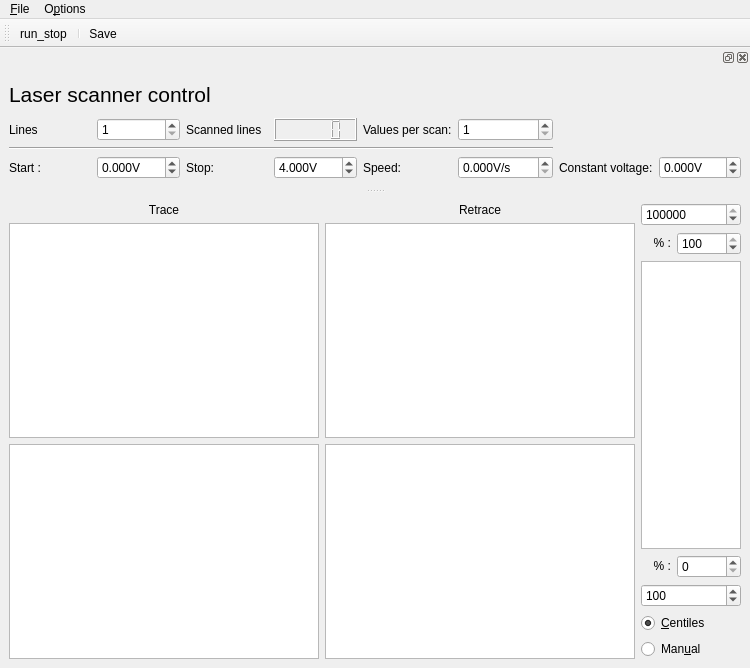
<?xml version="1.0" encoding="UTF-8"?>
<ui version="4.0">
 <class>MainWindow</class>
 <widget class="QMainWindow" name="MainWindow">
  <property name="geometry">
   <rect>
    <x>0</x>
    <y>0</y>
    <width>750</width>
    <height>668</height>
   </rect>
  </property>
  <property name="contextMenuPolicy">
   <enum>Qt::DefaultContextMenu</enum>
  </property>
  <property name="windowTitle">
   <string>qudi: Voltage Scanner (Laser)</string>
  </property>
  <widget class="QWidget" name="centralwidget">
   <layout class="QHBoxLayout" name="horizontalLayout">
    <item>
     <layout class="QGridLayout" name="plotGridLayout">
      <item row="0" column="0">
       <widget class="QLabel" name="traceLabel">
        <property name="text">
         <string>Trace</string>
        </property>
        <property name="alignment">
         <set>Qt::AlignCenter</set>
        </property>
       </widget>
      </item>
      <item row="0" column="1">
       <widget class="QLabel" name="retraceLabel">
        <property name="text">
         <string>Retrace</string>
        </property>
        <property name="alignment">
         <set>Qt::AlignCenter</set>
        </property>
       </widget>
      </item>
      <item row="1" column="0">
       <widget class="PlotWidget" name="voltscan_ViewWidget">
        <property name="sizePolicy">
         <sizepolicy hsizetype="Expanding" vsizetype="Expanding">
          <horstretch>1</horstretch>
          <verstretch>1</verstretch>
         </sizepolicy>
        </property>
       </widget>
      </item>
      <item row="1" column="1">
       <widget class="PlotWidget" name="voltscan2_ViewWidget">
        <property name="sizePolicy">
         <sizepolicy hsizetype="Expanding" vsizetype="Expanding">
          <horstretch>1</horstretch>
          <verstretch>1</verstretch>
         </sizepolicy>
        </property>
       </widget>
      </item>
      <item row="2" column="0">
       <widget class="PlotWidget" name="voltscan_matrix_ViewWidget">
        <property name="sizePolicy">
         <sizepolicy hsizetype="Expanding" vsizetype="Expanding">
          <horstretch>1</horstretch>
          <verstretch>1</verstretch>
         </sizepolicy>
        </property>
       </widget>
      </item>
      <item row="2" column="1">
       <widget class="PlotWidget" name="voltscan_matrix2_ViewWidget">
        <property name="sizePolicy">
         <sizepolicy hsizetype="Expanding" vsizetype="Expanding">
          <horstretch>1</horstretch>
          <verstretch>1</verstretch>
         </sizepolicy>
        </property>
       </widget>
      </item>
     </layout>
    </item>
    <item>
     <layout class="QGridLayout" name="gridLayout">
      <item row="4" column="0" colspan="2">
       <widget class="QSpinBox" name="voltscan_cb_min_InputWidget">
        <property name="maximum">
         <number>999999999</number>
        </property>
        <property name="value">
         <number>100</number>
        </property>
       </widget>
      </item>
      <item row="0" column="0" colspan="2">
       <widget class="QSpinBox" name="voltscan_cb_max_InputWidget">
        <property name="sizePolicy">
         <sizepolicy hsizetype="Minimum" vsizetype="Fixed">
          <horstretch>0</horstretch>
          <verstretch>0</verstretch>
         </sizepolicy>
        </property>
        <property name="minimum">
         <number>0</number>
        </property>
        <property name="maximum">
         <number>999999999</number>
        </property>
        <property name="value">
         <number>100000</number>
        </property>
       </widget>
      </item>
      <item row="1" column="1">
       <widget class="QSpinBox" name="voltscan_cb_high_centile_InputWidget">
        <property name="maximum">
         <number>100</number>
        </property>
        <property name="value">
         <number>100</number>
        </property>
       </widget>
      </item>
      <item row="3" column="0">
       <widget class="QLabel" name="percentLabel1">
        <property name="maximumSize">
         <size>
          <width>30</width>
          <height>16777215</height>
         </size>
        </property>
        <property name="text">
         <string>&lt;html&gt;&lt;head/&gt;&lt;body&gt;&lt;p align=&quot;right&quot;&gt;% :&lt;/p&gt;&lt;/body&gt;&lt;/html&gt;</string>
        </property>
       </widget>
      </item>
      <item row="1" column="0">
       <widget class="QLabel" name="percentLabel2">
        <property name="maximumSize">
         <size>
          <width>30</width>
          <height>16777215</height>
         </size>
        </property>
        <property name="text">
         <string>&lt;html&gt;&lt;head/&gt;&lt;body&gt;&lt;p align=&quot;right&quot;&gt;% :&lt;/p&gt;&lt;/body&gt;&lt;/html&gt;</string>
        </property>
       </widget>
      </item>
      <item row="6" column="0" colspan="2">
       <widget class="QRadioButton" name="voltscan_cb_manual_RadioButton">
        <property name="text">
         <string>Man&amp;ual</string>
        </property>
        <attribute name="buttonGroup">
         <string notr="true">buttonGroup</string>
        </attribute>
       </widget>
      </item>
      <item row="5" column="0" colspan="2">
       <widget class="QRadioButton" name="voltscan_cb_centiles_RadioButton">
        <property name="text">
         <string>&amp;Centiles</string>
        </property>
        <property name="checked">
         <bool>true</bool>
        </property>
        <attribute name="buttonGroup">
         <string notr="true">buttonGroup</string>
        </attribute>
       </widget>
      </item>
      <item row="3" column="1">
       <widget class="QSpinBox" name="voltscan_cb_low_centile_InputWidget">
        <property name="maximum">
         <number>100</number>
        </property>
       </widget>
      </item>
      <item row="2" column="0" colspan="2">
       <widget class="PlotWidget" name="voltscan_cb_ViewWidget">
        <property name="maximumSize">
         <size>
          <width>100</width>
          <height>16777215</height>
         </size>
        </property>
       </widget>
      </item>
     </layout>
    </item>
   </layout>
  </widget>
  <widget class="QMenuBar" name="menubar">
   <property name="geometry">
    <rect>
     <x>0</x>
     <y>0</y>
     <width>750</width>
     <height>21</height>
    </rect>
   </property>
   <widget class="QMenu" name="menu_File">
    <property name="title">
     <string>&amp;File</string>
    </property>
    <addaction name="action_Save"/>
    <addaction name="action_Exit"/>
   </widget>
   <widget class="QMenu" name="menu_Options">
    <property name="title">
     <string>O&amp;ptions</string>
    </property>
    <addaction name="action_Settings"/>
   </widget>
   <addaction name="menu_File"/>
   <addaction name="menu_Options"/>
  </widget>
  <widget class="QToolBar" name="toolBar">
   <property name="windowTitle">
    <string>toolBar</string>
   </property>
   <attribute name="toolBarArea">
    <enum>TopToolBarArea</enum>
   </attribute>
   <attribute name="toolBarBreak">
    <bool>false</bool>
   </attribute>
   <addaction name="action_run_stop"/>
   <addaction name="separator"/>
   <addaction name="action_Save"/>
  </widget>
  <widget class="QDockWidget" name="scan_control_DockWidget">
   <property name="sizePolicy">
    <sizepolicy hsizetype="Expanding" vsizetype="Preferred">
     <horstretch>0</horstretch>
     <verstretch>0</verstretch>
    </sizepolicy>
   </property>
   <property name="minimumSize">
    <size>
     <width>701</width>
     <height>140</height>
    </size>
   </property>
   <attribute name="dockWidgetArea">
    <number>4</number>
   </attribute>
   <widget class="QWidget" name="controlDockWidgetContents">
    <layout class="QGridLayout" name="gridLayout_11">
     <item row="1" column="0">
      <layout class="QGridLayout" name="controlGridLayout">
       <item row="0" column="4">
        <widget class="QLabel" name="resLabel">
         <property name="text">
          <string>Values per scan:</string>
         </property>
        </widget>
       </item>
       <item row="2" column="2">
        <widget class="QLabel" name="stopLabel">
         <property name="text">
          <string>Stop:</string>
         </property>
        </widget>
       </item>
       <item row="2" column="4">
        <widget class="QLabel" name="speedLabel">
         <property name="text">
          <string>Speed:</string>
         </property>
        </widget>
       </item>
       <item row="0" column="2">
        <widget class="QLabel" name="scannedLabel">
         <property name="text">
          <string>Scanned lines</string>
         </property>
        </widget>
       </item>
       <item row="0" column="0">
        <widget class="QLabel" name="linesLabel">
         <property name="text">
          <string>Lines</string>
         </property>
        </widget>
       </item>
       <item row="2" column="0">
        <widget class="QLabel" name="startLabel">
         <property name="text">
          <string>Start :</string>
         </property>
        </widget>
       </item>
       <item row="1" column="0" colspan="6">
        <widget class="Line" name="line">
         <property name="orientation">
          <enum>Qt::Horizontal</enum>
         </property>
        </widget>
       </item>
       <item row="0" column="3">
        <widget class="QLCDNumber" name="elapsed_lines_DisplayWidget"/>
       </item>
       <item row="2" column="6">
        <widget class="QLabel" name="constLabel">
         <property name="text">
          <string>Constant voltage:</string>
         </property>
        </widget>
       </item>
       <item row="2" column="1">
        <widget class="ScienDSpinBox" name="startDoubleSpinBox">
         <property name="suffix">
          <string>V</string>
         </property>
         <property name="decimals">
          <number>3</number>
         </property>
         <property name="minimum">
          <double>-99.000000000000000</double>
         </property>
        </widget>
       </item>
       <item row="2" column="3">
        <widget class="ScienDSpinBox" name="stopDoubleSpinBox">
         <property name="suffix">
          <string>V</string>
         </property>
         <property name="decimals">
          <number>3</number>
         </property>
         <property name="minimum">
          <double>-99.000000000000000</double>
         </property>
         <property name="value">
          <double>4.000000000000000</double>
         </property>
        </widget>
       </item>
       <item row="0" column="1">
        <widget class="QSpinBox" name="linesSpinBox">
         <property name="minimum">
          <number>1</number>
         </property>
         <property name="maximum">
          <number>999999</number>
         </property>
        </widget>
       </item>
       <item row="2" column="5">
        <widget class="ScienDSpinBox" name="speedDoubleSpinBox">
         <property name="suffix">
          <string>V/s</string>
         </property>
         <property name="decimals">
          <number>3</number>
         </property>
         <property name="maximum">
          <double>9999.989999999999782</double>
         </property>
        </widget>
       </item>
       <item row="2" column="7">
        <widget class="ScienDSpinBox" name="constDoubleSpinBox">
         <property name="suffix">
          <string>V</string>
         </property>
         <property name="decimals">
          <number>3</number>
         </property>
         <property name="minimum">
          <double>-99.000000000000000</double>
         </property>
        </widget>
       </item>
       <item row="0" column="5">
        <widget class="QSpinBox" name="resolutionSpinBox">
         <property name="minimum">
          <number>1</number>
         </property>
         <property name="maximum">
          <number>999999</number>
         </property>
        </widget>
       </item>
      </layout>
     </item>
     <item row="0" column="0">
      <widget class="QLabel" name="label">
       <property name="font">
        <font>
         <pointsize>16</pointsize>
        </font>
       </property>
       <property name="text">
        <string>Laser scanner control</string>
       </property>
      </widget>
     </item>
    </layout>
   </widget>
  </widget>
  <action name="action_Settings">
   <property name="icon">
    <iconset>
     <normaloff>../../artwork/icons/oxygen/22x22/configure.png</normaloff>../../artwork/icons/oxygen/22x22/configure.png</iconset>
   </property>
   <property name="text">
    <string>&amp;Settings</string>
   </property>
  </action>
  <action name="action_Save">
   <property name="icon">
    <iconset>
     <normaloff>../../artwork/icons/oxygen/22x22/document-save.png</normaloff>../../artwork/icons/oxygen/22x22/document-save.png</iconset>
   </property>
   <property name="text">
    <string>&amp;Save</string>
   </property>
   <property name="toolTip">
    <string>Save odmr data</string>
   </property>
  </action>
  <action name="action_Exit">
   <property name="icon">
    <iconset>
     <normaloff>../../artwork/icons/oxygen/22x22/application-exit.png</normaloff>../../artwork/icons/oxygen/22x22/application-exit.png</iconset>
   </property>
   <property name="text">
    <string>&amp;Close</string>
   </property>
  </action>
  <action name="action_run_stop">
   <property name="checkable">
    <bool>true</bool>
   </property>
   <property name="icon">
    <iconset>
     <normaloff>../../artwork/icons/qudiTheme/22x22/start-counter.png</normaloff>../../artwork/icons/qudiTheme/22x22/start-counter.png</iconset>
   </property>
   <property name="text">
    <string>run_stop</string>
   </property>
  </action>
 </widget>
 <customwidgets>
  <customwidget>
   <class>PlotWidget</class>
   <extends>QGraphicsView</extends>
   <header>pyqtgraph</header>
  </customwidget>
  <customwidget>
   <class>ScienDSpinBox</class>
   <extends>QDoubleSpinBox</extends>
   <header>qtwidgets.scientific_spinbox.h</header>
  </customwidget>
 </customwidgets>
 <tabstops>
  <tabstop>linesSpinBox</tabstop>
  <tabstop>resolutionSpinBox</tabstop>
  <tabstop>startDoubleSpinBox</tabstop>
  <tabstop>stopDoubleSpinBox</tabstop>
  <tabstop>speedDoubleSpinBox</tabstop>
  <tabstop>constDoubleSpinBox</tabstop>
  <tabstop>voltscan_cb_max_InputWidget</tabstop>
  <tabstop>voltscan_cb_high_centile_InputWidget</tabstop>
  <tabstop>voltscan_cb_low_centile_InputWidget</tabstop>
  <tabstop>voltscan_cb_min_InputWidget</tabstop>
  <tabstop>voltscan_cb_centiles_RadioButton</tabstop>
  <tabstop>voltscan_cb_manual_RadioButton</tabstop>
  <tabstop>voltscan_ViewWidget</tabstop>
  <tabstop>voltscan2_ViewWidget</tabstop>
  <tabstop>voltscan_matrix_ViewWidget</tabstop>
  <tabstop>voltscan_matrix2_ViewWidget</tabstop>
  <tabstop>voltscan_cb_ViewWidget</tabstop>
 </tabstops>
 <resources/>
 <connections>
  <connection>
   <sender>action_Exit</sender>
   <signal>triggered()</signal>
   <receiver>MainWindow</receiver>
   <slot>close()</slot>
   <hints>
    <hint type="sourcelabel">
     <x>-1</x>
     <y>-1</y>
    </hint>
    <hint type="destinationlabel">
     <x>531</x>
     <y>347</y>
    </hint>
   </hints>
  </connection>
 </connections>
 <buttongroups>
  <buttongroup name="buttonGroup"/>
 </buttongroups>
</ui>
